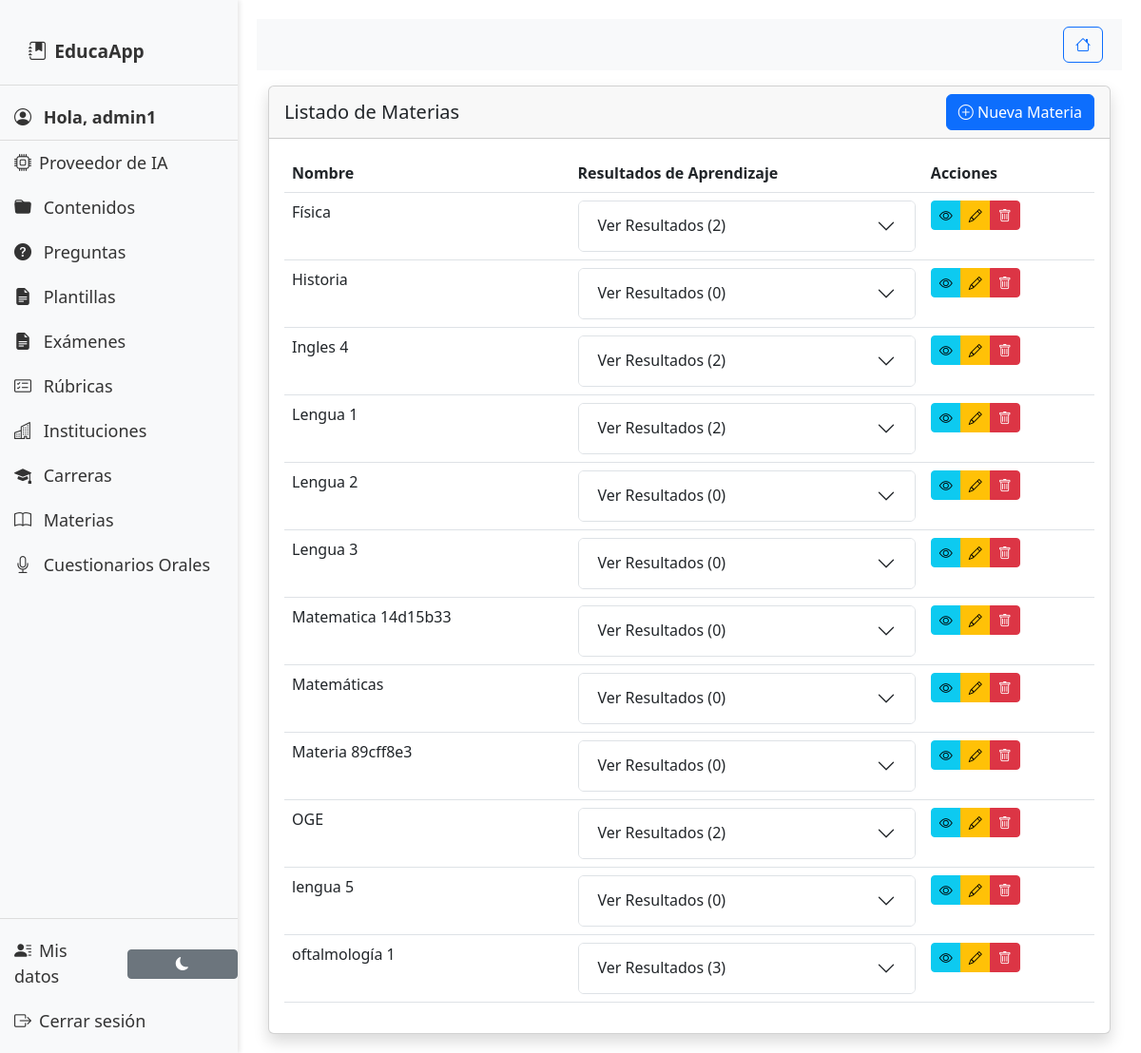
The app's page /subjects/ (signed in), older data.
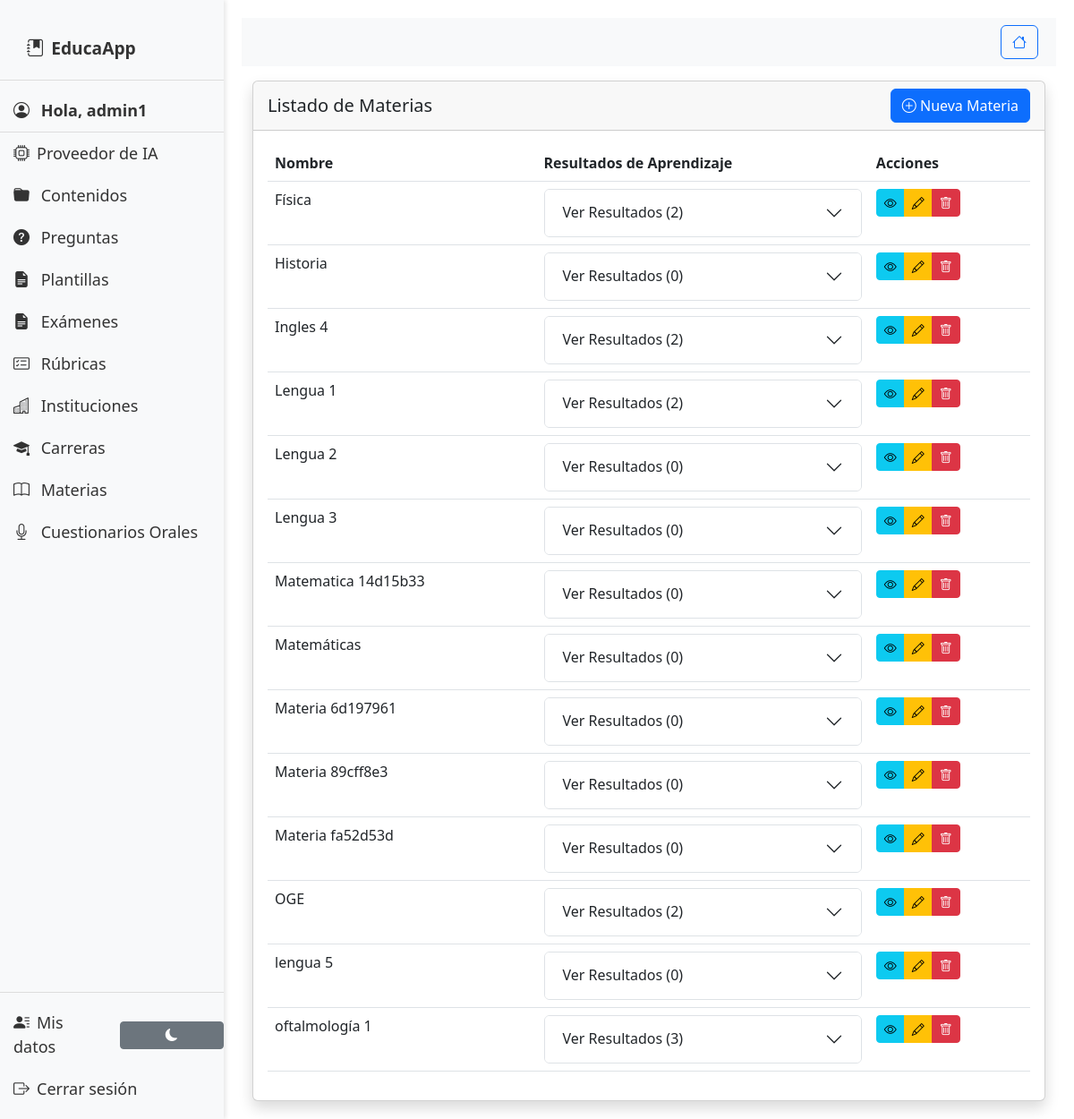
The same page, newer data.
### material/models.py (models this page shows, shortened)
class Subject(models.Model):
    name = models.CharField(max_length=100)
    careers = models.ManyToManyField('Career', related_name='subject_careers')
    created_at = models.DateTimeField(auto_now_add=True)
    updated_at = models.DateTimeField(auto_now=True)
    learning_outcomes = models.TextField(
        blank=True,
        null=True,
        help_text="Legacy field - almacena outcomes en texto o JSON"
    )
    class Meta:
        db_table = 'material_subjects'
        verbose_name = 'Subject'
        verbose_name_plural = 'Subjects'
        ordering = ['name']
    @property
    def legacy_outcomes(self):
        if hasattr(self, '_legacy_outcomes_cache'):
            return self._legacy_outcomes_cache
        if not self.learning_outcomes:
            self._legacy_outcomes_cache = []
            return self._legacy_outcomes_cache
    def get_all_outcomes(self):
        outcomes = list(self.outcome_relations.all().values('id', 'description'))
        for i, item in enumerate(self.legacy_outcomes, start=1):
            outcomes.append({
                'id': f'legacy-{i}',
                'description': item.get('description', str(item)) if isinstance(item, dict) else str(item)
            })
        return outcomes

### material/views.py (the view)
# urls.py: path('subjects/', material_views.subject_list, name='subject_list'),
@login_required
def subject_list(request):
    subjects = Subject.objects.all()
    return render(request, 'material/subjects/list.html', {'subjects': subjects})

### material/templatetags/message_tags.py (called while the page is built)
@register.simple_tag(takes_context=True)
def get_filtered_messages(context, categories=None):
    request = context['request']
    messages = get_messages(request)
    messages_list = list(messages)
    if categories:
        if isinstance(categories, str):
            category_list = [cat.strip() for cat in categories.split(',')]
        else:
            category_list = [categories]
        filtered_messages = []
        for message in messages_list:
            message_tags = message.extra_tags if message.extra_tags else 'general'
            message_categories = [tag.strip() for tag in message_tags.split(',')]
            if any(cat in category_list for cat in message_categories):
                filtered_messages.append(message)
        return filtered_messages
    else:
        return messages_list

@register.inclusion_tag('material/components/messages.html', takes_context=True)
def show_messages(context, categories=None):
    filtered_messages = get_filtered_messages(context, categories)
    return {'messages': filtered_messages}

### material/templates/material/subjects/list.html (shortened to what this page needs)
{% extends "material/base.html" %}
{% block content %}
<div class="card shadow">
    <div class="card-header d-flex justify-content-between align-items-center">
        <h5 class="mb-0">Listado de Materias</h5>
        <a href="{% url 'material:create_subject' %}" class="btn btn-primary">
            <i class="bi bi-plus-circle"></i> Nueva Materia
        </a>
    </div>
    <div class="card-body">
        <div class="table-responsive">
            <table class="table table-hover">
                <thead>
                    <tr>
                        <th>Nombre</th>
                        <th>Resultados de Aprendizaje</th>
                        <th>Acciones</th>
                    </tr>
                </thead>
                <tbody>
                    {% for subject in subjects %}
                    <tr>
                        <td>{{ subject.name }}</td>
                        <td>
                            <div class="accordion" id="accordionOutcomes{{ subject.pk }}">
                                <div class="accordion-item">
                                    <h2 class="accordion-header" id="headingOutcomes{{ subject.pk }}">
                                        <button class="accordion-button collapsed" type="button" data-bs-toggle="collapse" data-bs-target="#collapseOutcomes{{ subject.pk }}" aria-expanded="false" aria-controls="collapseOutcomes{{ subject.pk }}">
                                            Ver Resultados ({{ subject.get_all_outcomes|length }})
                                        </button>
                                    </h2>
                                </div>
                            </div>
                        </td>
                        <td>
                            <div class="btn-group">
                                <a href="{% url 'material:subject_detail' pk=subject.pk %}" class="btn btn-sm btn-info">
                                    <i class="bi bi-eye"></i>
                                </a>
                                <a href="{% url 'material:edit_subject' pk=subject.pk %}" class="btn btn-sm btn-warning">
                                    <i class="bi bi-pencil"></i>
                                </a>
                                <a href="{% url 'material:delete_subject' pk=subject.pk %}" class="btn btn-sm btn-danger">
                                    <i class="bi bi-trash"></i>
                                </a>
                            </div>
                        </td>
                    </tr>
                    {% empty %}
                    <tr>
                        <td colspan="3" class="text-center">No hay materias registradas</td>
                    </tr>
                    {% endfor %}
                </tbody>
            </table>
        </div>
    </div>
</div>
{% endblock %}

Row changes from the older to the newer data that the page shows:
added Subject: name "Materia 6d197961", get_all_outcomes|length "0"
added Subject: name "Materia fa52d53d", get_all_outcomes|length "0"
